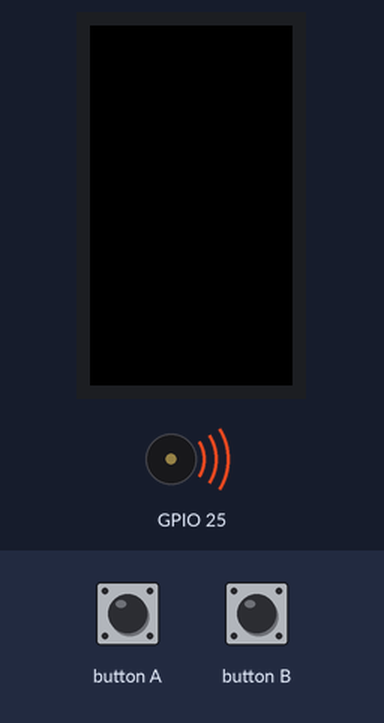
Recording of a sketch running on a simulated ESP32. Shown: 135×240 colour display, buzzer (waves = sounding). Inputs (shaded band) come from the test bench.

Above: at 0.8 s.
1.4 s: button A pressed for 0.75 s
At 2.6 s:
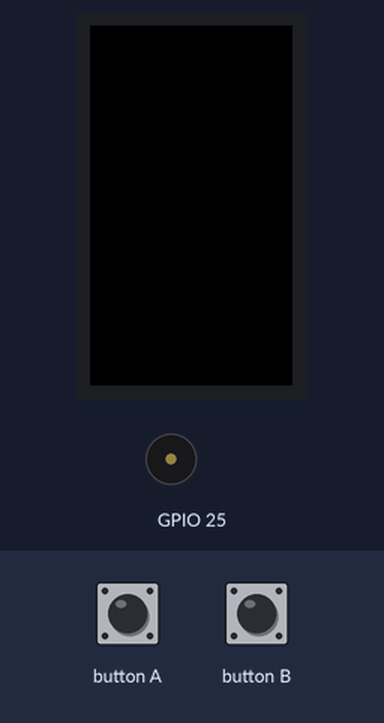
3.6 s: button A pressed for 1 s
At 4.0 s:
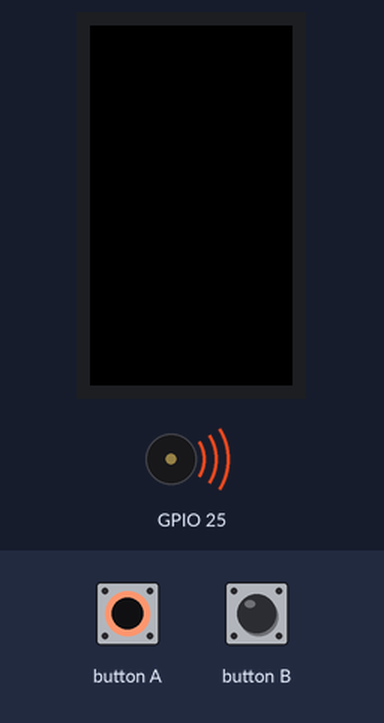
6.8 s: button A pressed for 3.2 s
At 7.8 s:
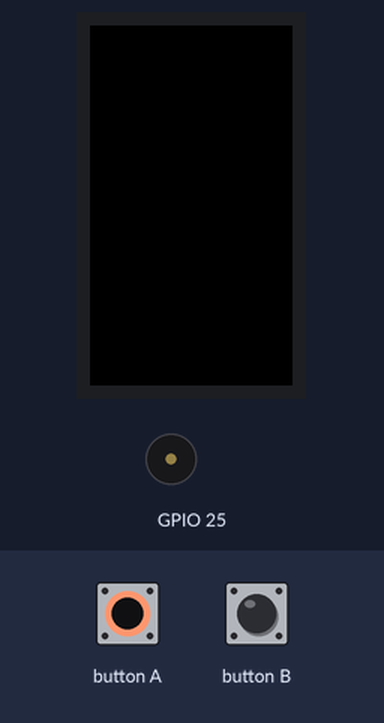
Timing chart, 0 to 9.8 s (numbered marks = the images above; inputs shaded):
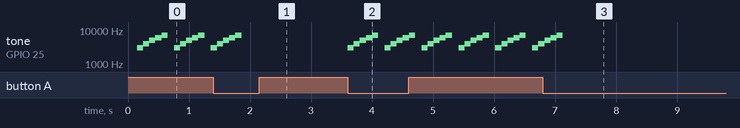

The sketch:

buzzer.ino
```cpp
#include <M5StickCPlus.h>

const int BUTTON_A = 37;
bool onBuzzer = true;

void handleInterrupt() {
  onBuzzer = !onBuzzer;
}

void setup() {
  M5.begin();
  pinMode(BUTTON_A, INPUT_PULLUP);
  attachInterrupt(digitalPinToInterrupt(BUTTON_A), handleInterrupt, FALLING);
}

void loop() {
  M5.update();
  M5.Beep.update();           // tone関数で鳴らした音が指定時間経過していたら止める

  if(onBuzzer) {
    soundTest();
  }
  delay(5);
}
void soundTest() {
  M5.Beep.tone(3000);
  delay(100);
  M5.Beep.tone(4000);
  delay(100);
  M5.Beep.tone(5000);
  delay(100);
  M5.Beep.tone(6000);
  delay(100);
  M5.Beep.tone(7000);
  delay(100);
  M5.Beep.mute();
  delay(100);
}
```

Measured:
- after the input at 1.4 s, tone on GPIO 25: goes on until 1.9 s, then stays silent
- after the input at 3.6 s, tone on GPIO 25: silent → 3000 Hz at once, then repeats every 0.61 s: 4000 Hz 0.10 s, 5000 Hz 0.10 s, 6000 Hz 0.10 s, 7000 Hz 0.10 s, silent 0.11 s, 3000 Hz 0.10 s
- after the input at 6.8 s, tone on GPIO 25: goes on until 7.1 s, then stays silent
- by itself, tone on GPIO 25: plays 3000 Hz for 0.10 s, 4000 Hz for 0.10 s, 5000 Hz for 0.10 s, 6000 Hz for 0.10 s, 7000 Hz for 0.10 s, 3000 Hz for 0.10 s … (11 notes in this stretch)
